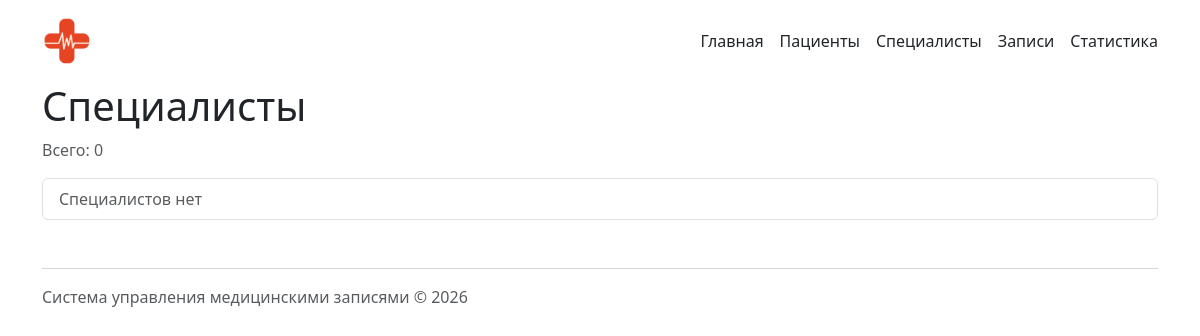
Before: /specialists/ with the older database file.
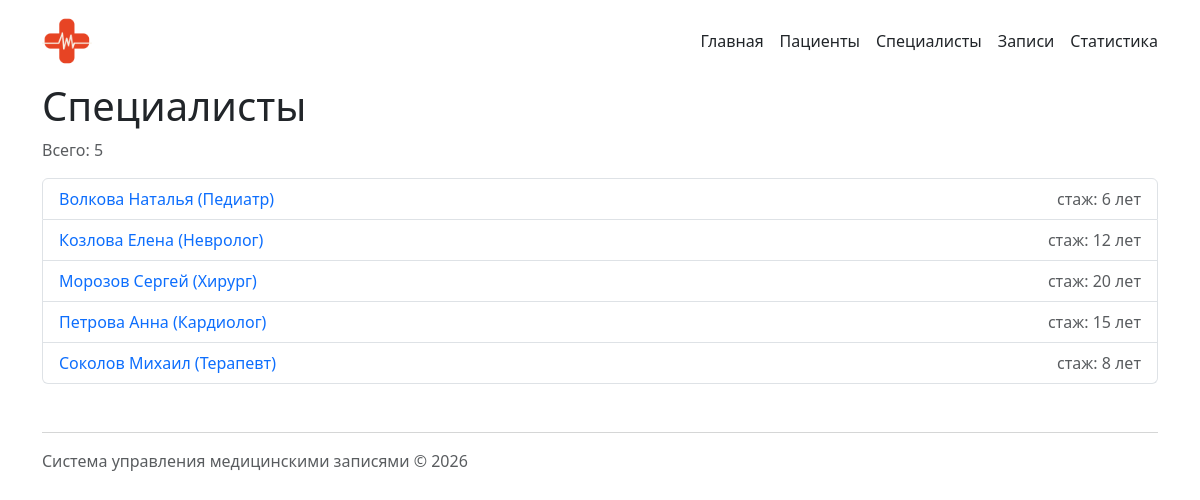
After: the same page with the newer database file.
### specialists/models.py (models this page shows, shortened)
class Specialist(models.Model):
    first_name = models.CharField(max_length=100, verbose_name="Имя")
    last_name = models.CharField(max_length=100, verbose_name="Фамилия")
    speciality = models.CharField(max_length=100, verbose_name="Специальность")
    phone = models.CharField(max_length=20, verbose_name="Телефон")
    email = models.EmailField(verbose_name="Email")
    experience_years = models.PositiveIntegerField(default=0, verbose_name="Стаж (лет)")
    class Meta:
        verbose_name = "Специалист"
        verbose_name_plural = "Специалисты"

### specialists/views.py (the view)
# urls.py: path('specialists/', include('specialists.urls')),
def specialists(request: HttpRequest) -> HttpResponse:
    specialists_list = Specialist.objects.all().order_by('last_name')
    return render(
        request,
        'specialists/specialist_list.html',
        {'specialists': specialists_list},
    )

### specialists/templates/specialists/specialist_list.html (shortened to what this page needs)
{% extends "base.html" %}
{% block content %}
<h1>Специалисты</h1>
<p class="text-muted">Всего: {{ specialists|length }}</p>
<ul class="list-group">
    {% for specialist in specialists %}
    <li class="list-group-item d-flex justify-content-between">
        <a href="{% url 'specialists:detail' specialist.id %}">
            {{ specialist.last_name }} {{ specialist.first_name }}
            ({{ specialist.speciality }})
        </a>
        <span class="text-muted">
            стаж: {{ specialist.experience_years }} лет
        </span>
    </li>
    {% empty %}
    <li class="list-group-item text-muted">Специалистов нет</li>
    {% endfor %}
</ul>
{% endblock %}

Changed rows visible on the page:
added Specialist: last_name "Волкова", first_name "Наталья", speciality "Педиатр", experience_years "6"
added Specialist: last_name "Козлова", first_name "Елена", speciality "Невролог", experience_years "12"
added Specialist: last_name "Морозов", first_name "Сергей", speciality "Хирург", experience_years "20"
added Specialist: last_name "Петрова", first_name "Анна", speciality "Кардиолог", experience_years "15"
added Specialist: last_name "Соколов", first_name "Михаил", speciality "Терапевт", experience_years "8"
Other visible differences:
{{ specialists|length }}: "0" → "5"
text no longer shown: "Специалистов нет"
